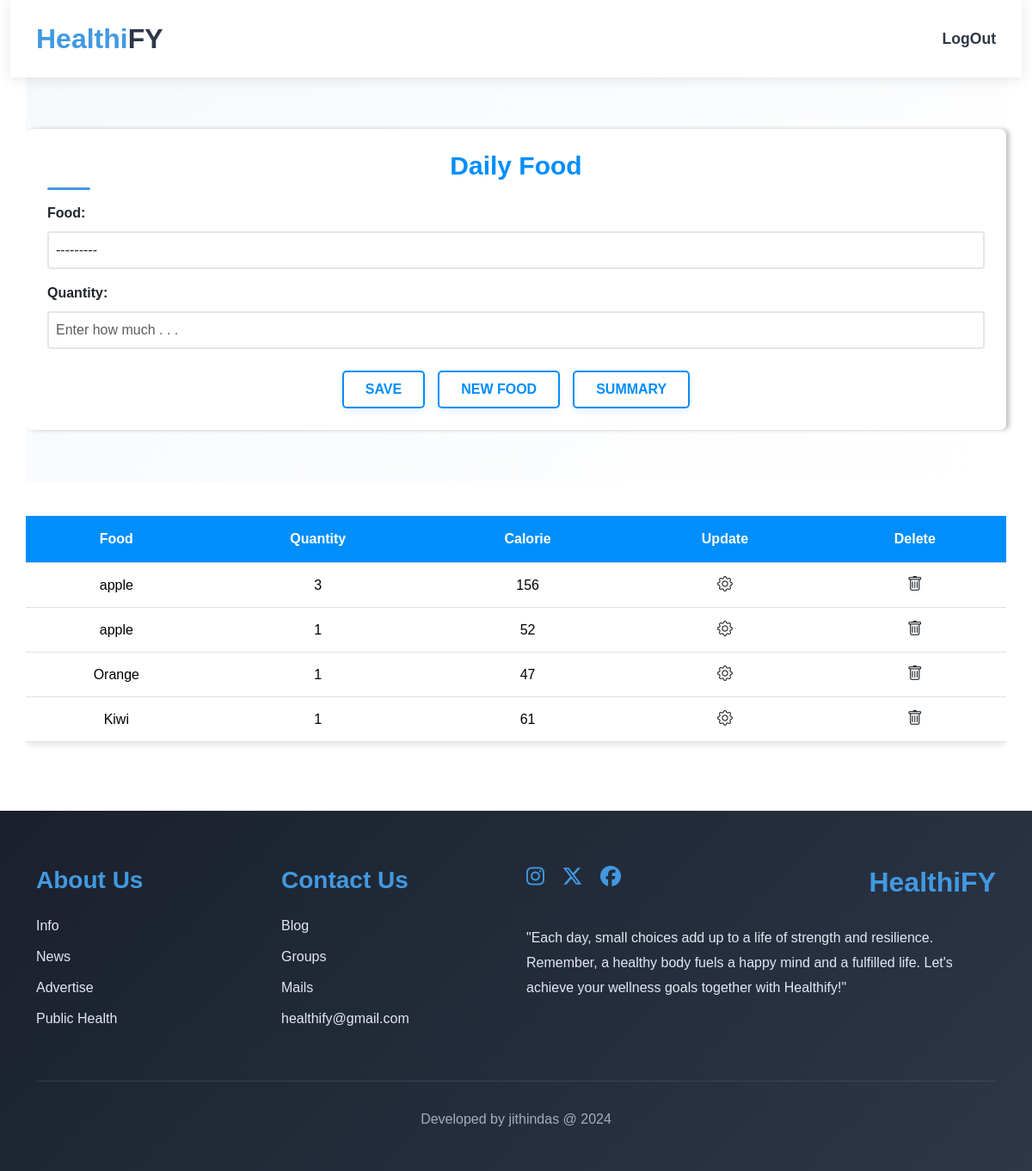
The page /add_food/ (signed in) on the database its author committed.
### web/models.py (models this page shows, shortened)
class UserFood(models.Model):
    user = models.ForeignKey(User, on_delete=models.CASCADE)
    food = models.ForeignKey(Foods, on_delete=models.CASCADE)
    quantity = models.PositiveIntegerField()
    total_calories = models.PositiveIntegerField()
    created_date=models.DateField(auto_now_add=True,null=True)
    upated_date=models.DateField(auto_now=True,null=True)
    is_active=models.BooleanField(default=True)

class Foods(models.Model):
    name=models.CharField(max_length=50,db_index=True,unique=True)
    calorie=models.PositiveIntegerField()
    def __str__(self):
        return self.name

### web/views.py (the view, shortened to what this page needs)
# urls.py: path('add_food/', Add_Userfood.as_view(), name='add_userfood'),
class Add_Userfood(View):
    def get(self,request,*args,**kwargs):
        form=UserFoodForm()
        datas=UserFood.objects.filter(user=request.user)
        return render(request,"foodcalorie.html",{"form":form,"datas":datas})

### web/forms.py
class UserFoodForm(forms.ModelForm):
    class Meta:
        model = UserFood
        fields = ['food', 'quantity']
        read_only_fields=['user','total_calories']
        widgets = {
            'food': forms.Select(attrs={'class': 'form-control my-1','style':'background-color:rgba(255, 255, 255, 0.75);border:2px solid rgba(0, 0, 0, 0.1)'}),
            'quantity': forms.TextInput(attrs={'class': 'form-control my-1', 'placeholder': 'Enter how much . . .','style':'background-color:rgba(255, 255, 255, 0.75);border:2px solid rgba(0, 0, 0, 0.1)'}),
        }

### web/templates/foodcalorie.html (shortened to what this page needs)
{% extends "profile_update.html" %}
{% load static %}
{% block content %}
<link rel="stylesheet" href="https://cdn.jsdelivr.net/npm/bootstrap-icons@1.11.3/font/bootstrap-icons.min.css">
<body>
    <div class="container block1">
        <div class="block1_content">
            <h1 class="block1_heading">Daily Food</h1>
            <form class="form" method="post">
                {{ form.as_p }}
                <div class="block1_btn_div">
                    <button class="block1_btns btn" type="submit">SAVE</button>
                    <a class="block1_btns btn" href="{% url 'create_foodbyuser' %}">NEW FOOD</a>
                    <a class="block1_btns btn" href="{% url 'food_summary' %}">SUMMARY</a>
                </div>
            </form>
        </div>
    </div>
    <div class="container block2">
        <div class="table-responsive">
            <table class="block2_table table">
                <thead>
                    <tr>
                        <th>Food</th>
                        <th>Quantity</th>
                        <th>Calorie</th>
                        <th>Update</th>
                        <th>Delete</th>
                    </tr>
                </thead>
                <tbody>
                    {% for i in datas %}
                    <tr>
                        <td>{{ i.food }}</td>
                        <td>{{ i.quantity }}</td>
                        <td>{{ i.total_calories }}</td>
                        <td>
                            <a href="{% url 'update_food' i.id %}">
                                <i class="bi bi-gear action-icon text-dark"></i>
                            </a>
                        </td>
                        <td>
                            <a href="{% url 'delete_food' i.id %}">
                                <i class="bi bi-trash action-icon text-dark"></i>
                            </a>
                        </td>
                    </tr>
                    {% endfor %}
                </tbody>
            </table>
        </div>
    </div>
</body>
</html>
{% endblock content %}

### web/templates/profile_update.html (style rules this page uses)
* { margin: 0; padding: 0; box-sizing: border-box; font-family: 'Poppins', sans-serif; }
.block1 { padding: 4rem 0; background: linear-gradient(135deg, #f6f9fc 0%, #ffffff 100%); }
.block1_heading { color: #2d3748; font-weight: 700; margin-bottom: 2rem; position: relative; }
.block1_heading:after { content: ''; position: absolute; bottom: -10px; left: 0; width: 50px; height: 3px; background: #4299e1; border-radius: 2px; }
.form-control { border: 2px solid #e2e8f0; border-radius: 10px; padding: 0.75rem; margin-bottom: 1rem; transition: all 0.3s ease; }

### web/templates/foodcalorie.html (style rules this page uses)
.block1 { background-size: cover; background-position: center; padding: 40px 0; }
.block1_content { background-color: white; border-radius: 7px; padding: 25px; box-shadow: 4px 0px 5px rgb(197, 196, 196); margin: 20px 0; }
.block1_heading { font-size: 30px; color: #008efb; font-family: 'Gill Sans', 'Gill Sans MT', Calibri, 'Trebuchet MS', sans-serif; text-align: center; margin-bottom: 25px; cursor: pointer; }
.form { font-family: Georgia, 'Times New Roman', Times, serif; }
.form label { font-weight: bold; font-family: 'Gill Sans', 'Gill Sans MT', Calibri, 'Trebuchet MS', sans-serif; margin-bottom: 5px; }
.form input, .form select { width: 100%; padding: 8px; margin-bottom: 15px; border: 1px solid #ddd; border-radius: 4px; }
.block1_btn_div { display: flex; justify-content: center; gap: 15px; margin-top: 25px; }
.block1_btns { padding: 8px 25px; border: 2px solid #008efb; border-radius: 5px; background-color: white; color: #008efb; font-weight: bold; font-family: 'Gill Sans', 'Gill Sans MT', Calibri, 'Trebuchet MS', sans-serif; transition: all 0.3s ease; box-shadow: 0 4px 8px rgba(0, 142, 251, 0.1); }
.block2 { padding: 40px 0; }
.block2_table { text-align: center; background-color: white; border-radius: 7px; box-shadow: 0 4px 6px rgba(0, 0, 0, 0.1); margin-bottom: 40px; }
.block2_table th { background-color: #008efb; color: white; padding: 15px; font-family: 'Gill Sans', 'Gill Sans MT', Calibri, 'Trebuchet MS', sans-serif; }
.block2_table td { padding: 12px; font-family: Arial, sans-serif; vertical-align: middle; }
.action-icon { font-size: 18px; transition: all 0.3s ease; }

### rows shown on the page
UserFood: food "apple", quantity "3", total_calories "156"
UserFood: food "apple", quantity "1", total_calories "52"
UserFood: food "Orange", quantity "1", total_calories "47"
UserFood: food "Kiwi", quantity "1", total_calories "61"
